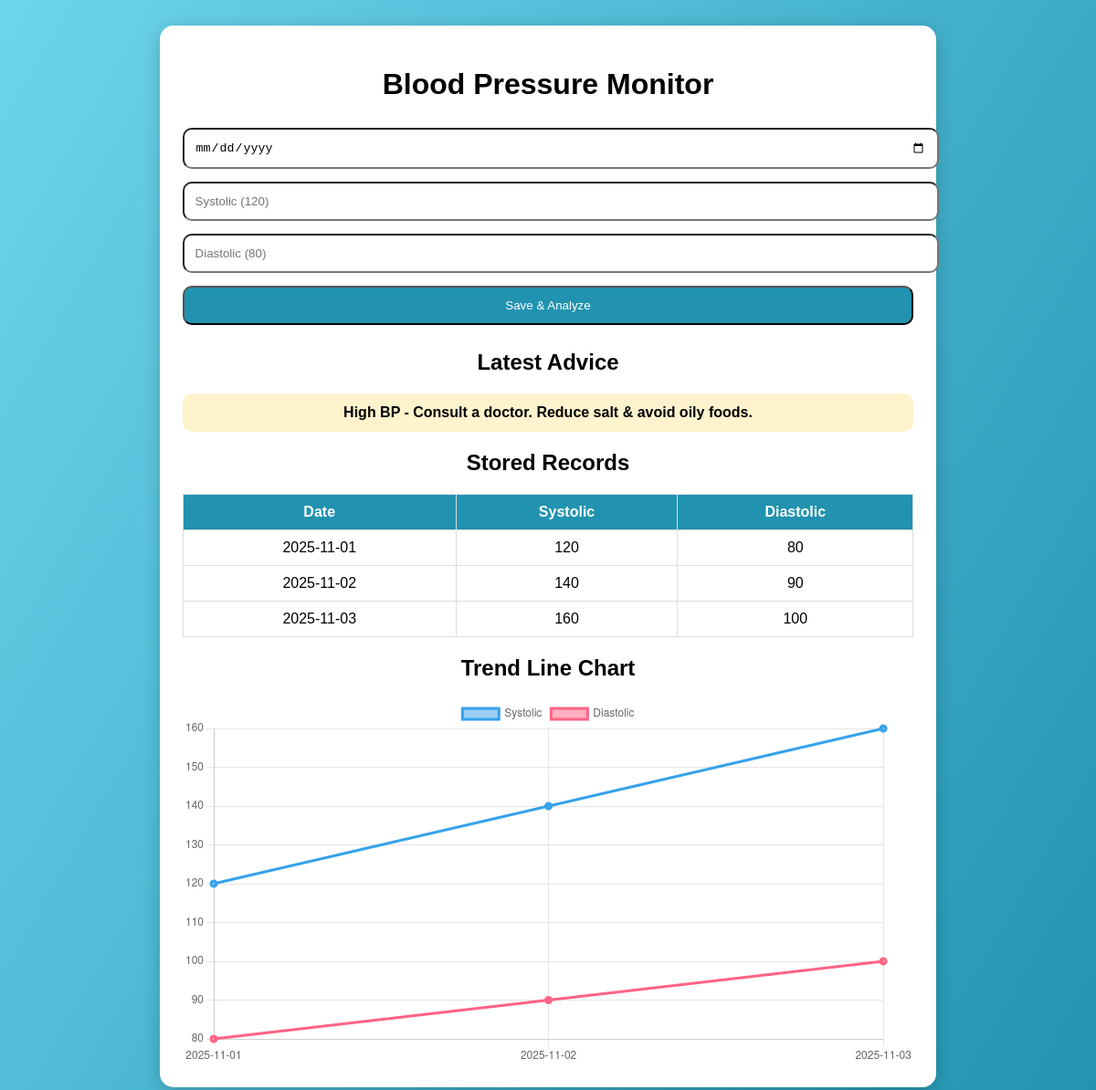
The page / on the database its author committed.
### tables this page shows
CREATE TABLE bp_records (
            id INTEGER PRIMARY KEY AUTOINCREMENT,
            systolic INTEGER,
            diastolic INTEGER,
            date TEXT
        );

### app.py (the view, shortened to what this page needs)
@app.route("/", methods=["GET", "POST"])
def index():
    conn = sqlite3.connect("bp.db")
    cursor = conn.cursor()
    cursor.execute("SELECT systolic, diastolic, date FROM bp_records")
    data = cursor.fetchall()
    conn.close()
    advice = ""
    if data:
        last = data[-1]
        advice = analyze_bp(last[0], last[1])
    return render_template("index.html", readings=data, advice=advice)

### app.py (called while the page is built)
def analyze_bp(sys, dia):
    if sys < 90 or dia < 60:
        return "Low BP - Increase water & salt intake, eat small frequent meals."
    elif sys <= 120 and dia <= 80:
        return "Normal BP - Keep a healthy lifestyle!"
    elif sys <= 139 or dia <= 89:
        return "Pre-Hypertension - Exercise, reduce salt, manage stress."
    else:
        return "High BP - Consult a doctor. Reduce salt & avoid oily foods."

### templates/index.html (shortened to what this page needs)
<!DOCTYPE html>
<html>
<head>
    <link rel="stylesheet" href="{{ url_for('static', filename='style.css') }}">
</head>
<body>
<div class="container">
    <h1>Blood Pressure Monitor</h1>
    <form id="bpForm" method="POST" action="/">
        <input type="date" name="date" required>
        <input type="number" name="systolic" placeholder="Systolic (120)" required>
        <input type="number" name="diastolic" placeholder="Diastolic (80)" required>
        <button type="submit">Save & Analyze</button>
    </form>
    <h2>Latest Advice</h2>
    <p class="advice">{{ advice }}</p>
    <h2>Stored Records</h2>
    <table id="bpTable">
        <tr><th>Date</th><th>Systolic</th><th>Diastolic</th></tr>
        {% for r in readings %}
        <tr>
            <td>{{ r[2] }}</td>
            <td>{{ r[0] }}</td>
            <td>{{ r[1] }}</td>
        </tr>
        {% endfor %}
    </table>
    <h2>Trend Line Chart</h2>
    <canvas id="bpChart"></canvas>
</div>
<script>
const chartLabels = [{% for r in readings %}"{{ r[2] }}",{% endfor %}];
const systolicData = [{% for r in readings %}{{ r[0] }},{% endfor %}];
const diastolicData = [{% for r in readings %}{{ r[1] }},{% endfor %}];
const ctx = document.getElementById('bpChart').getContext('2d');
new Chart(ctx, {
    type: 'line',
    data: {
        labels: chartLabels,
        datasets: [
            {
                label: "Systolic",
                data: systolicData,
                borderWidth: 3,
                tension: 0.4
            },
            {
                label: "Diastolic",
                data: diastolicData,
                borderWidth: 3,
                tension: 0.4
            },
        ]
    },
    options: {
        responsive: true,
        scales: { y: { beginAtZero: false } }
    }
});
</script>
</body>
</html>

### templates/static/style.css (style rules this page uses)
body { background: linear-gradient(120deg, #6dd5ed, #2193b0); font-family: Arial, sans-serif; padding: 20px; }
.container { background: white; width: 70%; margin: auto; padding: 25px; border-radius: 15px; box-shadow: 0 4px 20px rgba(0,0,0,0.2); }
h1, h2 { text-align: center; }
form input, button { width: 100%; padding: 12px; margin: 7px 0; border-radius: 10px; }
button { background: #2193b0; color: white; cursor: pointer; }
table { width: 100%; border-collapse: collapse; margin-top: 15px; }
th, td { border: 1px solid #ddd; padding: 10px; text-align: center; }
th { background: #2193b0; color: white; }
.advice { background: #fff3cd; padding: 12px; border-radius: 10px; text-align: center; font-weight: bold; }

### rows shown on the page
bp_records: date "2025-11-01", systolic "120", diastolic "80"
bp_records: date "2025-11-02", systolic "140", diastolic "90"
bp_records: date "2025-11-03", systolic "160", diastolic "100"

### other values the page prints
{{ advice }} "High BP - Consult a doctor. Reduce salt & avoid oily foods."
chart data {{ r[2] }} 2025-11-01, 2025-11-02, 2025-11-03
chart data {{ r[0] }} 120, 140, 160
chart data {{ r[1] }} 80, 90, 100
